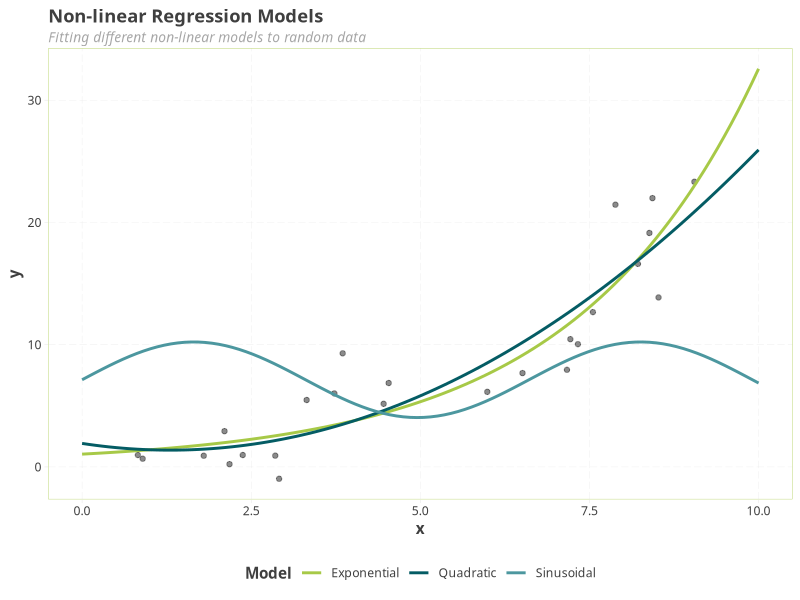

R code for this plot:
library(ggplot2)

# Theming ########################################################

palette_scilifelab <- function() {
  c(
    "scilifelab" = "#a7c947",
    "scilifelab_green" = "#a7c947",
    "scilifelab_teal" = "#045c64",
    "scilifelab_aqua" = "#4c979f",
    "scilifelab_grape" = "#491f53",
    "scilifelab_lightgray" = "#e5e5e5",
    "scilifelab_mediumgray" = "#a6a6a6",
    "scilifelab_darkgray" = "#3f3f3f",
    "scilifelab_white" = "#ffffff"
  )
}

theme_scilifelab <- function(base_size = 15) {
  # Global colors
  fillA <- palette_scilifelab()["scilifelab_green"]
  white <- palette_scilifelab()["scilifelab_white"]
  black <- palette_scilifelab()["scilifelab_darkgray"]
  grey <- palette_scilifelab()["scilifelab_lightgray"]
  scilifelab <- palette_scilifelab()["scilifelab"]
  scilifelab_main <- palette_scilifelab()["scilifelab_darkgray"]
  scilifelab_secondary <- palette_scilifelab()["scilifelab_mediumgray"]
  # Starts with theme_grey and then modify some parts
  theme_grey(base_size = base_size) %+replace%
    
    ggplot2::theme(
      
      # Base Inherited Elements
      line = ggplot2::element_line(colour = grey, linewidth = 0.5, linetype = 1, lineend = "butt"),
      rect = ggplot2::element_rect(fill = white, colour = fillA, linewidth = 0.5, linetype = 1),
      text = ggplot2::element_text(
        family = "Linux Biolinum",
        colour = scilifelab_main, size = base_size,
        lineheight = 0.9, hjust = 0.5, vjust = 0.5, angle = 0,
        margin = ggplot2::margin(), debug = FALSE
      ),
      
      # Axes
      axis.line = ggplot2::element_blank(),
      axis.text = ggplot2::element_text(size = rel(0.8)),
      axis.ticks = ggplot2::element_line(color = grey, linewidth = rel(1 / 3)),
      axis.title = ggplot2::element_text(size = rel(1.0), face = "bold"),
      
      # Panel
      panel.background = ggplot2::element_rect(fill = white, color = NA),
      panel.border = ggplot2::element_rect(fill = NA, linewidth = rel(1 / 2), color = fillA),
      panel.grid.major = ggplot2::element_line(color = grey, linewidth = rel(1 / 5), linetype = "longdash"),
      panel.grid.minor = ggplot2::element_blank(),
      panel.grid.minor.x = ggplot2::element_blank(),
      panel.spacing = ggplot2::unit(.75, "cm"),
      
      # Legend
      legend.key = ggplot2::element_rect(fill = white, color = NA),
      legend.position = "bottom",
      legend.title = element_text(face = "bold"),
      
      # Strip (Used with multiple panels)
      strip.background = ggplot2::element_rect(fill = scilifelab_main, color = fillA),
      strip.text = ggplot2::element_text(color = white, size = ggplot2::rel(0.8), margin = ggplot2::margin(t = 5, b = 5)),
      
      # Plot
      plot.title = ggplot2::element_text(
        family = "Linux Biolinum",
        color = scilifelab_main,
        face = "bold",
        size = rel(1.2), hjust = 0,
        margin = ggplot2::margin(t = 0, r = 0, b = 4, l = 0, unit = "pt")
      ),
      plot.subtitle = ggplot2::element_text(
        family = "Linux Biolinum",
        color = scilifelab_secondary,
        face = "italic",
        size = rel(0.9), hjust = 0,
        margin = ggplot2::margin(t = 0, r = 0, b = 3, l = 0, unit = "pt")
      ),
      
      # Complete theme
      complete = TRUE
    )
}

# Plotting ########################################################

# Set seed for reproducibility
set.seed(456)

# Generate random data 
# Draw x from uniform distribution
x <- sort(runif(25, min = 0, max = 10))
# Sample y from a Weibull distribution
y <- sort(rweibull(25, shape = 1.5, scale = 10)) + x * rnorm(25, mean = 0, sd = 0.5)
data <- data.frame(x, y)

# Fit non-linear models
# The script uses nls (nonlinear least squares) for the regression
model1 <- nls(y ~ a * sin(b * x) + c , data = data, start = list(a = 5, b = 1, c = 0))
model2 <- nls(y ~ a * x^2 + b * x + c, data = data, start = list(a = 0, b = 1, c = 0))
model3 <- nls(y ~ a * exp(b * x) + c, data = data, start = list(a = 1, b = 0.1, c = 0))

# Generate predictions
x_pred <- seq(0, 10, length.out = 100)
pred1 <- predict(model1, newdata = data.frame(x = x_pred))
pred2 <- predict(model2, newdata = data.frame(x = x_pred))
pred3 <- predict(model3, newdata = data.frame(x = x_pred))

# Create a dataframe for predictions
pred_data <- data.frame(
  x = rep(x_pred, 3),
  y = c(pred1, pred2, pred3),
  model = rep(c("Sinusoidal", "Quadratic", "Exponential"), each = length(x_pred))
)

# Plot results
plot <- ggplot(data, aes(x, y)) +
  geom_point(color = palette_scilifelab()["scilifelab_darkgray"], alpha = 0.6) +
  geom_line(data = pred_data, aes(x, y, color = model), linewidth = 1) +
  labs(title = "Non-linear Regression Models",
       subtitle = "Fitting different non-linear models to random data",
       x = "x", y = "y") +
  scale_color_manual("Model",values=unname(palette_scilifelab()[2:4])) +
  theme_scilifelab(11)

png(filename = "NonlinearRegression.png",
    width = 1200, height = 1200, units = "px", pointsize = 8, res = 300, bg = "white")
    print(plot)
    dev.off()